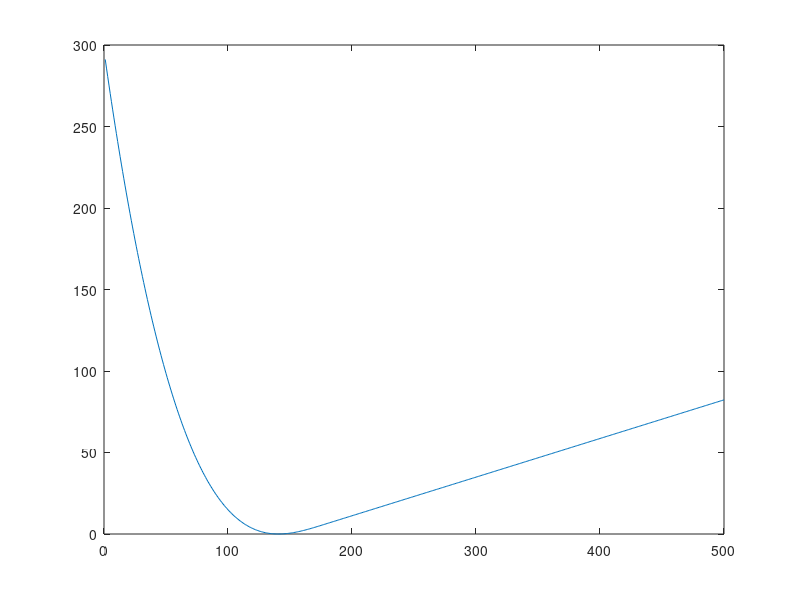

MATLAB code for this plot:
g = 1:500;

a = .2370 ;
b = -36.21 ;
c = 6.0e-5;
d = 177 ;

r = a*g ;
ind = find(g<d);
r(ind) = r(ind) + b + (c * (d - g(ind)).^3);
r = a*g + b + c*((g<=d).*((d-g).^3));
plot(g,r);
